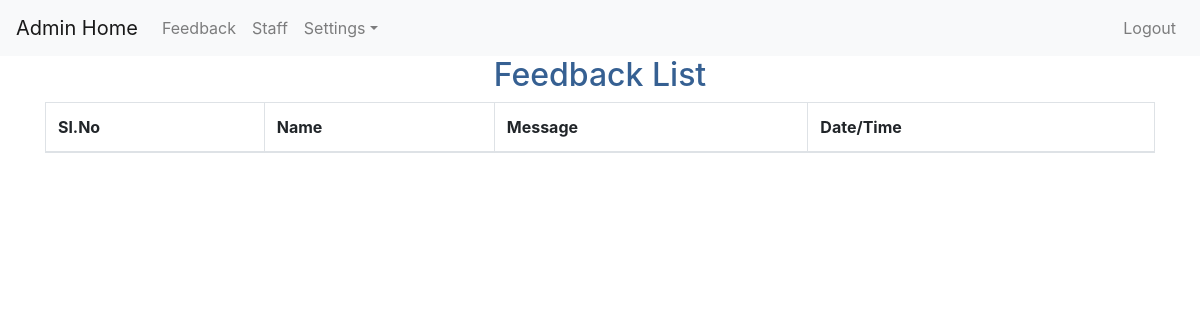
The page /admin_staff_feedback_view on the database as committed earlier.
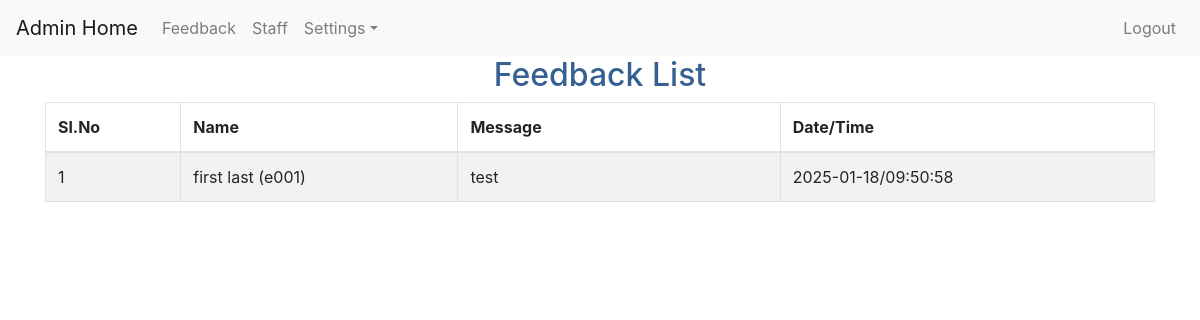
The same page on the database as committed later.
### myapp/models.py (models this page shows)
class feedback(models.Model):
    user_id = models.IntegerField()
    msg = models.CharField(max_length=500)
    dt = models.CharField(max_length=100)
    tm = models.CharField(max_length=100)
    status = models.CharField(max_length=100)

### myapp/views.py (the view)
# urls.py: path('admin_staff_feedback_view', views.admin_staff_feedback_view,name='admin_staff_feedback_view'),
def admin_staff_feedback_view(request):
    nm_l = feedback.objects.all()
    cmd = {}
    for nm in nm_l:
        ud = staff_details.objects.filter(user_id=nm.user_id).first()
        if ud:
            cmd[nm.user_id] = f'{ud.fname} {ud.lname} ({ud.emp_code})'
    context = {'message_list': nm_l, 'user_list': cmd}
    return render(request, 'myapp/admin_staff_feedback_view.html', context)

### myapp/templates/myapp/admin_staff_feedback_view.html (shortened to what this page needs)
{% extends 'myapp/admin_base.html' %}
{% load static %}
{% block body %}
<center>
    <h2><font color="#366092">Feedback List</font></h2>
<div class="container">
    <form role="form" name="frm" action="" method="post">
         <table class="table table-striped table-bordered auto-index">
        <thead>
        <tr>
            <th>Sl.No</th>
            <th>Name</th>
            <th>Message</th>
            <th>Date/Time</th>
        </tr>
        </thead>
        {% for b in message_list %}
        <tbody>
             <tr class="info ">
            <td></td>
            {% for k,value in user_list.items %}
				{% if k == b.user_id %}
                <td>{{ value }}</td>
                {% endif %}
			{% endfor %}
            <td style="word-wrap: break-word;min-width: 160px;max-width: 160px;">{{ b.msg }}</td>
            <td>{{ b.dt }}/{{ b.tm }}</td>
            </tr>
        </tbody>
        {% endfor %}
        </table>
        <br/>
    </form>
    </div>
</center>
{% endblock %}

Rows that differ between the two databases and show on the page:
added feedback: user_list "first last (e001)", msg "test", dt "2025-01-18", tm "09:50:58"
